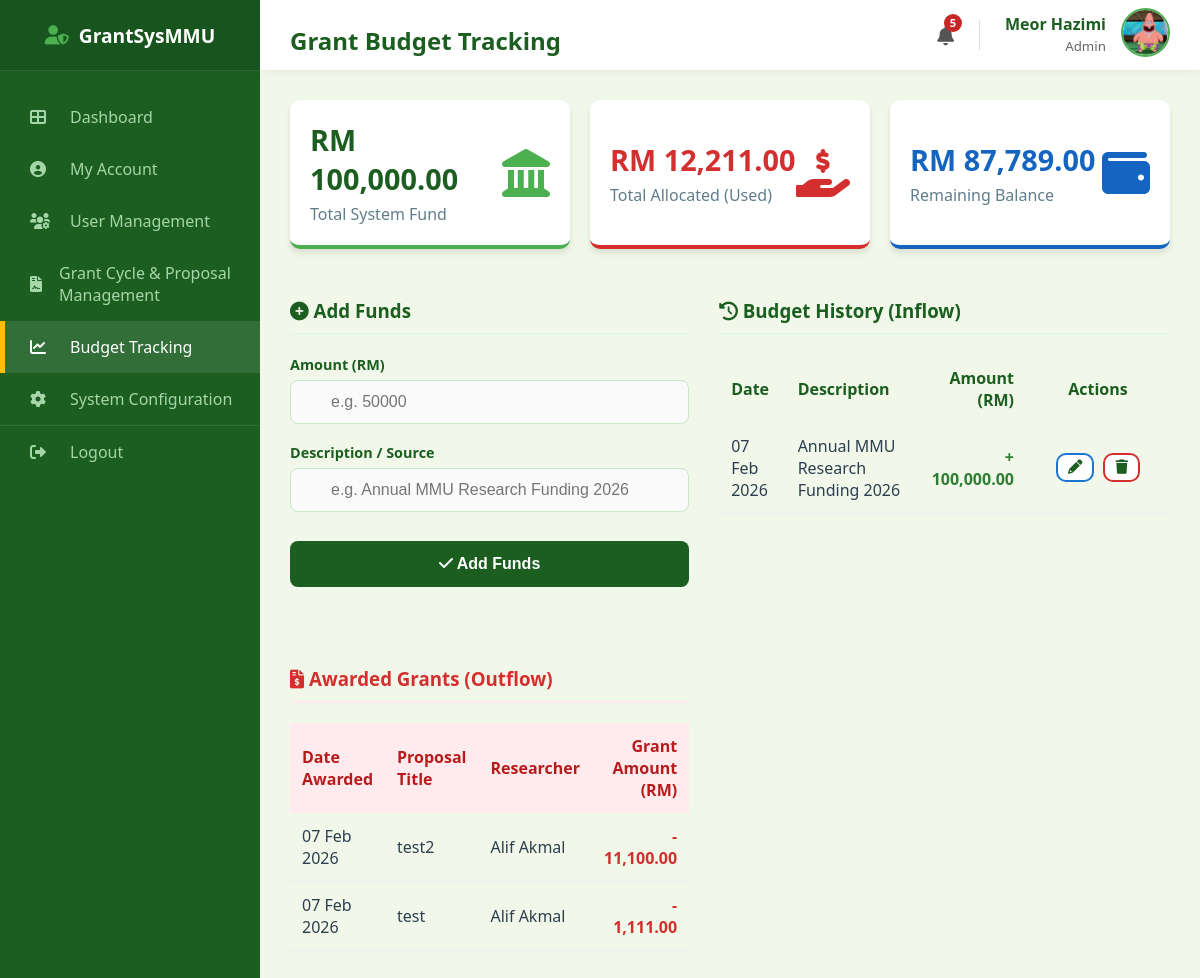
The page /admin/budget (signed in) on the database as committed earlier.
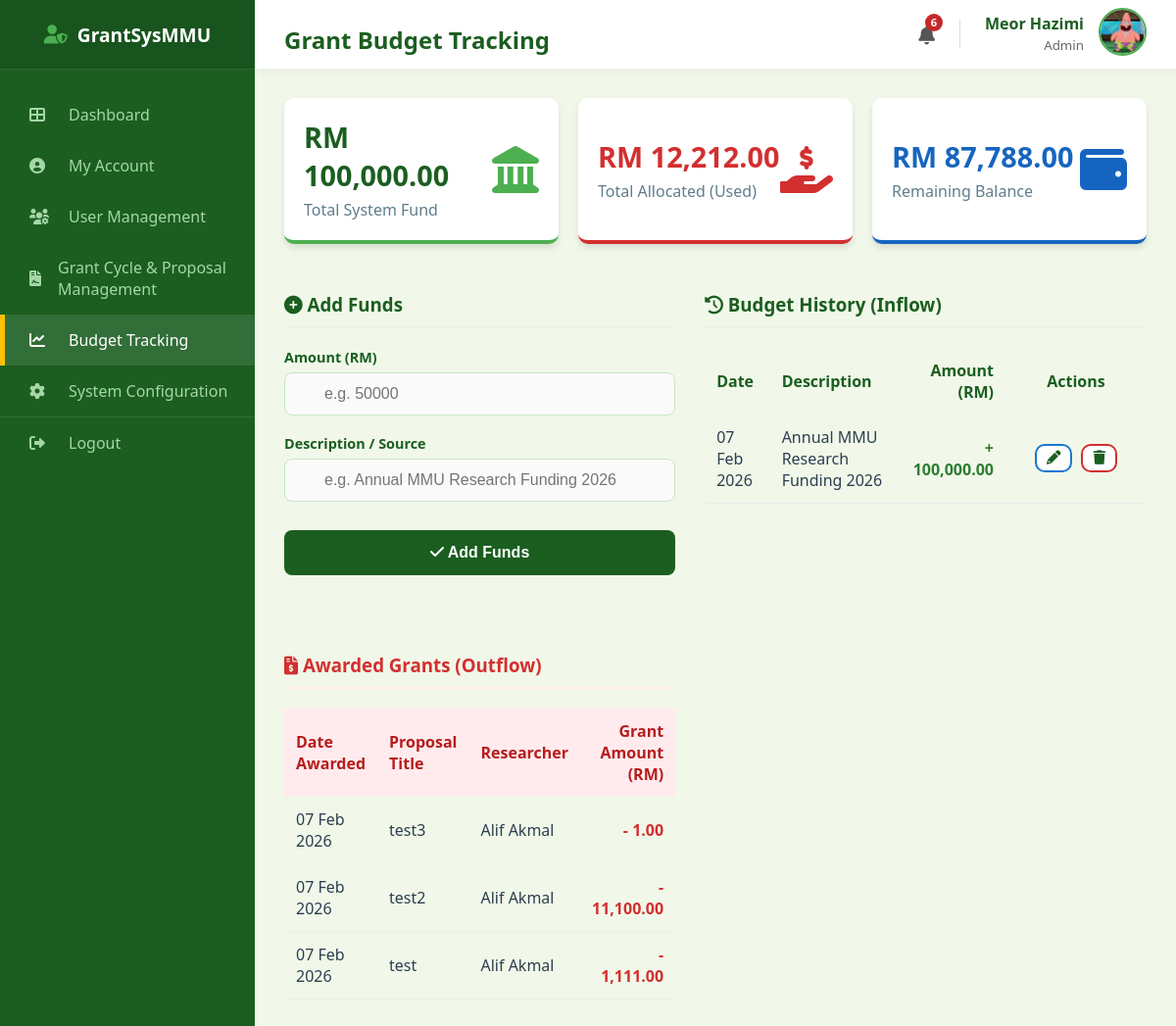
The same page on the database as committed later.
### models.py (models this page shows, shortened)
class Budget(db.Model):
    __tablename__ = "budget"
    budget_id = db.Column(db.Integer, primary_key=True)
    amount = db.Column(db.Float, nullable=False)
    description = db.Column(db.String(255), nullable=False)
    created_at = db.Column(db.DateTime, default=malaysia_now)
    admin_id = db.Column(db.String(50), db.ForeignKey("user.mmu_id"), nullable=False)
    admin = db.relationship("User", backref="budgets_added")

class Grant(db.Model):
    __tablename__ = "grant"
    grant_id = db.Column(db.Integer, primary_key=True)
    grant_amount = db.Column(db.Float, nullable=False)
    award_date = db.Column(db.DateTime, default=malaysia_now)
    proposal_id = db.Column(
        db.Integer, db.ForeignKey("proposal.proposal_id"), nullable=False
    )
    proposal = db.relationship(
        "Proposal", backref=db.backref("grant_award", uselist=False)
    )

class Proposal(db.Model):
    __tablename__ = "proposal"
    proposal_id = db.Column(db.Integer, primary_key=True)
    title = db.Column(db.String(255), nullable=False)
    research_area = db.Column(db.String(100), nullable=False, default="General")
    requested_budget = db.Column(db.Float, nullable=False)
    status = db.Column(db.String(30), nullable=False, default="Draft")
    submission_date = db.Column(db.Date, default=malaysia_now)
    document_file = db.Column(db.String(100), nullable=True)
    review_score = db.Column(db.Integer, nullable=True)
    review_feedback = db.Column(db.Text, nullable=True)
    review_draft = db.Column(db.Text, nullable=True)
    researcher_id = db.Column(
        db.Integer, db.ForeignKey("researcher.researcher_id"), nullable=False
    )
    cycle_id = db.Column(
        db.Integer, db.ForeignKey("grant_cycle.cycle_id"), nullable=False
    )
    assigned_reviewer_id = db.Column(
        db.Integer, db.ForeignKey("reviewer.reviewer_id"), nullable=True
    )
    assigned_hod_id = db.Column(db.Integer, db.ForeignKey("hod.hod_id"), nullable=True)
    reviewer = db.relationship("Reviewer", foreign_keys=[assigned_reviewer_id])
    hod = db.relationship("HOD", foreign_keys=[assigned_hod_id])
    deadlines = db.relationship(
        "Deadline", backref="proposal", cascade="all, delete-orphan"
    )

class User(db.Model):
    __tablename__ = "user"
    mmu_id = db.Column(db.String(15), primary_key=True)
    name = db.Column(db.String(150), nullable=False)
    email = db.Column(db.String(100), unique=True, nullable=False)
    password = db.Column(db.String(100), nullable=False)
    faculty = db.Column(db.String(100), nullable=False)
    user_role = db.Column(db.String(25), nullable=False)
    profile_image = db.Column(db.String(20), nullable=False, default="default.jpg")
    phone_number = db.Column(db.String(20), nullable=True)
    admin_profile = db.relationship(
        "Admin", backref="user_info", uselist=False, cascade="all, delete-orphan"
    )
    researcher_profile = db.relationship(
        "Researcher", backref="user_info", uselist=False, cascade="all, delete-orphan"
    )
    reviewer_profile = db.relationship(
        "Reviewer", backref="user_info", uselist=False, cascade="all, delete-orphan"
    )
    hod_profile = db.relationship(
        "HOD", backref="user_info", uselist=False, cascade="all, delete-orphan"
    )

### routes/admin_routes.py (the view, shortened to what this page needs)
@admin_bp.route("/admin/budget", methods=["GET", "POST"])
def admin_budget_tracking():
    if session.get("role") != "Admin":
        return redirect(url_for("admin.admin_login"))
    total_budget_in = db.session.query(func.sum(Budget.amount)).scalar() or 0.0
    total_grants_out = db.session.query(func.sum(Grant.grant_amount)).scalar() or 0.0
    current_balance = total_budget_in - total_grants_out
    budget_history = Budget.query.order_by(Budget.created_at.desc()).all()
    active_grants = Grant.query.order_by(Grant.award_date.desc()).all()
    return render_template(
        "admin_budget_tracking.html",
        user=User.query.get(session["user_id"]),
        total_fund=total_budget_in,
        total_allocated=total_grants_out,
        current_balance=current_balance,
        budget_history=budget_history,
        active_grants=active_grants,
    )

### main.py (called while the page is built)
@app.context_processor
def inject_notifications():
    if "user_id" in session:
        unread = Notification.query.filter_by(recipient_id=session["user_id"], is_read=False).count()
        return dict(unread_notifications=unread)
    return dict(unread_notifications=0)

### templates/admin_budget_tracking.html (shortened to what the changed rows need)
<!DOCTYPE html>
<html lang="en">
<head>
    <link rel="stylesheet" type="text/css" href="{{ url_for('static', filename='style.css') }}">
    <link rel="stylesheet" href="https://cdnjs.cloudflare.com/ajax/libs/font-awesome/6.0.0/css/all.min.css">
</head>
<body>
    <div class="dashboard-container">
        <div class="main-content">
            <div class="top-bar">
                <h2>Grant Budget Tracking</h2>
                <div style="display: flex; align-items: center; gap: 25px;">
                    <a href="{{ url_for('auth.view_notifications') }}"
                        style="position: relative; color: #555; font-size: 1.2rem; text-decoration: none;">
                        <i class="fas fa-bell"></i>
                        {% if unread_notifications > 0 %}
                        <span
                            style="position: absolute; top: -8px; right: -8px; background: #c62828; color: white; border-radius: 50%; width: 18px; height: 18px; font-size: 0.7rem; display: flex; align-items: center; justify-content: center; font-weight: bold;">
                            {{ unread_notifications }}
                        </span>
                        {% endif %}
                    </a>
                </div>
            </div>
            <div class="content-wrapper">
                <div class="stats-grid">
                    <div class="stat-card" style="border-bottom-color: #d32f2f;">
                        <div class="stat-info">
                            <h3 style="color: #d32f2f; font-size: 1.8rem;">RM {{ "{:,.2f}".format(total_allocated) }}
                            </h3>
                            <p>Total Allocated (Used)</p>
                        </div>
                    </div>
                    <div class="stat-card" style="border-bottom-color: #1565c0;">
                        <div class="stat-info">
                            <h3 style="color: #1565c0; font-size: 1.8rem;">RM {{ "{:,.2f}".format(current_balance) }}
                            </h3>
                            <p>Remaining Balance</p>
                        </div>
                    </div>
                </div>
                <div style="display: grid; grid-template-columns: 1fr 2fr; gap: 30px;">
                    <div class="section-card">
                        <table style="width: 100%; border-collapse: collapse;">
                            <thead>
                                <tr style="background: #f1f8e9; color: #1b5e20;">
                                    <th style="padding: 12px; text-align: left;">Date</th>
                                    <th style="padding: 12px; text-align: left;">Description</th>
                                    <th style="padding: 12px; text-align: right;">Amount (RM)</th>
                                    <th style="padding: 12px; text-align: center; width: 120px;">Actions</th>
                                </tr>
                            </thead>
                            <tbody>
                                {% for item in budget_history %}
                                <tr style="border-bottom: 1px solid #eee;">
                                    <form action="{{ url_for('admin.admin_edit_budget', budget_id=item.budget_id) }}"
                                        method="POST">
                                        <td style="padding: 12px;">{{ item.created_at.strftime('%d %b %Y') }}</td>
                                        <td style="padding: 12px;">
                                            <span class="view-mode-{{ item.budget_id }}">{{ item.description }}</span>
                                        </td>
                                        <td style="padding: 12px; text-align: right;">
                                            <span class="view-mode-{{ item.budget_id }}"
                                                style="font-weight: bold; color: #2e7d32;">
                                                + {{ "{:,.2f}".format(item.amount) }}
                                            </span>
                                        </td>
                                        <td style="padding: 12px; text-align: center;">
                                            <button type="button" onclick="toggleEdit('{{ item.budget_id }}')"
                                                class="btn-outline view-mode-{{ item.budget_id }}"
                                                style="display: inline-block; padding: 5px 10px; font-size: 0.8rem; color: #1976d2; border-color: #1976d2;">
                                                <i class="fas fa-pencil-alt" style="font-size: 0.9rem; margin: 0;"></i>
                                            </button>
                                            <button type="submit" form="delete-form-{{ item.budget_id }}"
                                                class="btn-outline view-mode-{{ item.budget_id }}"
                                                style="display: inline-block; padding: 5px 10px; font-size: 0.8rem; color: #d32f2f; border-color: #d32f2f; margin-left: 5px;"
                                                onclick="return confirm('Are you sure you want to delete this entry?');">
                                                <i class="fas fa-trash" style="font-size: 0.9rem; margin: 0;"></i>
                                            </button>
                                        </td>
                                    </form>
                                </tr>
                                {% else %}
                                <tr>
                                    <td colspan="4" style="padding: 20px; text-align: center; color: #999;">No budget
                                        added yet.</td>
                                </tr>
                                {% endfor %}
                            </tbody>
                        </table>
                    </div>
                    <div class="section-card" style="margin-top: 30px;">
                        <table style="width: 100%; border-collapse: collapse;">
                            <thead>
                                <tr style="background: #ffebee; color: #b71c1c;">
                                    <th style="padding: 12px; text-align: left;">Date Awarded</th>
                                    <th style="padding: 12px; text-align: left;">Proposal Title</th>
                                    <th style="padding: 12px; text-align: left;">Researcher</th>
                                    <th style="padding: 12px; text-align: right;">Grant Amount (RM)</th>
                                </tr>
                            </thead>
                            <tbody>
                                {% for grant in active_grants %}
                                <tr style="border-bottom: 1px solid #eee;">
                                    <td style="padding: 12px;">{{ grant.award_date.strftime('%d %b %Y') }}</td>
                                    <td style="padding: 12px;">{{ grant.proposal.title }}</td>
                                    <td style="padding: 12px;">{{ grant.proposal.researcher.user_info.name }}</td>
                                    <td style="padding: 12px; text-align: right; font-weight: bold; color: #d32f2f;">
                                        - {{ "{:,.2f}".format(grant.grant_amount) }}
                                    </td>
                                </tr>
                                {% else %}
                                <tr>
                                    <td colspan="4" style="padding: 20px; text-align: center; color: #999;">No grants
                                        awarded yet.</td>
                                </tr>
                                {% endfor %}
                            </tbody>
                        </table>
                    </div>
                </div>
            </div>
        </div>
</body>
</html>

Rows that differ between the two databases and show on the page:
added Grant: award_date "07 Feb 2026", proposal "test3", proposal.researcher.user_info.name "Alif Akmal", grant_amount "1.00"
Other text that changed with them:
{{ unread_notifications }}: "5" → "6"
{{ "{:,.2f}".format(total_allocated) }}: "12,211.00" → "12,212.00"
{{ "{:,.2f}".format(current_balance) }}: "87,789.00" → "87,788.00"
